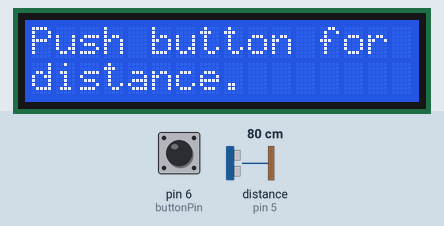
Simulated run of this sketch. Board: Arduino Uno, built with avr-gcc and run on an emulated ATmega328P. Shown: 16×2 character LCD. Inputs (shaded band) come from the test bench; at power-on: pin 6 (buttonPin) HIGH, distance to the obstacle (sensor on pin 5) 80 cm. The echo pulse lasts 58.3 µs per cm; what the sketch prints to the serial monitor is not drawn.

Above: at 1.2 s.
1.3 s: pin 6 (buttonPin) pulled LOW for 0.15 s
At 2.0 s:
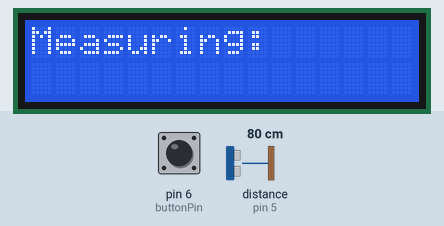
4.4 s: distance to the obstacle (sensor on pin 5) set to 2 cm
At 12.6 s:
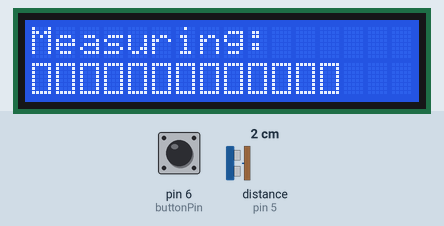
13.4 s: distance to the obstacle (sensor on pin 5) set to 4 cm
At 15.8 s:
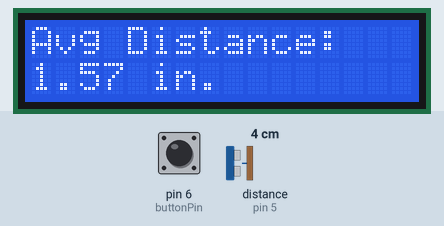
Timing chart, 0 to 17.3 s (numbered marks = the images above; inputs shaded):
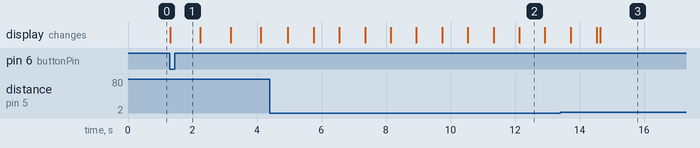

The sketch:

HW_25.1_Portable_Distance_Meter_Pushbutton_Avg.ino
```cpp
#include <LiquidCrystal.h>
int rs=7;
int en=8;
int d4=9;
int d5=10;
int d6=11;
int d7=12;
LiquidCrystal lcd(rs,en,d4,d5,d6,d7);
int trigPin=4;
int echoPin=5;
int buttonPin=6;
int buttonVal;
int numMeas=500;
float avg;
int j;
float bucket=0;
String mess1="Push button for";
String mess2="distance.";
float pingTT;
float pingTT0;
float pingTT1;
float pingTT2;
float pingTT3;
float pingTTAvg;
float r=767.269;
float d;
float dist;
int dt=500;
int array1[]={31,62,93,124,155,186,217,248,279,310,341,372,403,434,465,496};
byte load[8]={
  B11111,
  B10001,
  B10001,
  B10001,
  B10001,
  B10001,
  B10001,
  B11111,
};
void setup() {
  // put your setup code here, to run once:
pinMode(buttonPin,INPUT);
digitalWrite(buttonPin,HIGH);
lcd.createChar(0,load);
lcd.begin(16,2);
Serial.begin(9600);
pinMode(trigPin,OUTPUT);
pinMode(echoPin,INPUT);
}

void loop() {
  // put your main code here, to run repeatedly:
Serial.println(buttonVal);
lcd.setCursor(0,0);
lcd.print(mess1);
lcd.setCursor(0,1);
lcd.print(mess2);
buttonVal=digitalRead(buttonPin);
while (buttonVal==1){
buttonVal=digitalRead(buttonPin);
}
//unsigned long prevtime=0;
//const long interval=781;
//unsigned long currt=millis();
lcd.clear();
lcd.setCursor(0,0);
lcd.print("Measuring:");
lcd.setCursor(0,1);
//if (currt-prevtime>=interval){
  //Serial.print(currt);
  //prevtime=currt;
  //lcd.setCursor(0,1);
  //lcd.print(".");
for (j=1;j<=numMeas;j=j+1){
digitalWrite(trigPin,LOW);
delayMicroseconds(10);
digitalWrite(trigPin,HIGH);
delayMicroseconds(10);
digitalWrite(trigPin,LOW);
pingTT=pulseIn(echoPin,HIGH);
delay(25);
d=(pingTT*r*5280.*12.)/(3600.*1000000.);
dist=d/2;
bucket=bucket+dist;
if (j==31 || j==62 || j==93 || j==124 || j==155 || j==186 || j==217 || j==248 || j==279 || j==310 || j==341 || j==372 || j==403 || j==434 || j==465 || j==496){
  lcd.write(byte(0));
}
}
lcd.clear();
avg=bucket/numMeas;
lcd.setCursor(0,0);
lcd.print("Avg Distance: ");
lcd.setCursor(0,1);
lcd.print(dist);
lcd.print(" in.");
delay(3000);
lcd.clear();
}
```

Measured:
- after the input at 1.3 s, the display: changes at once (image 1)
- what the display in image 2 shows lasts 0.8 s, from 12.1 s to 12.9 s
